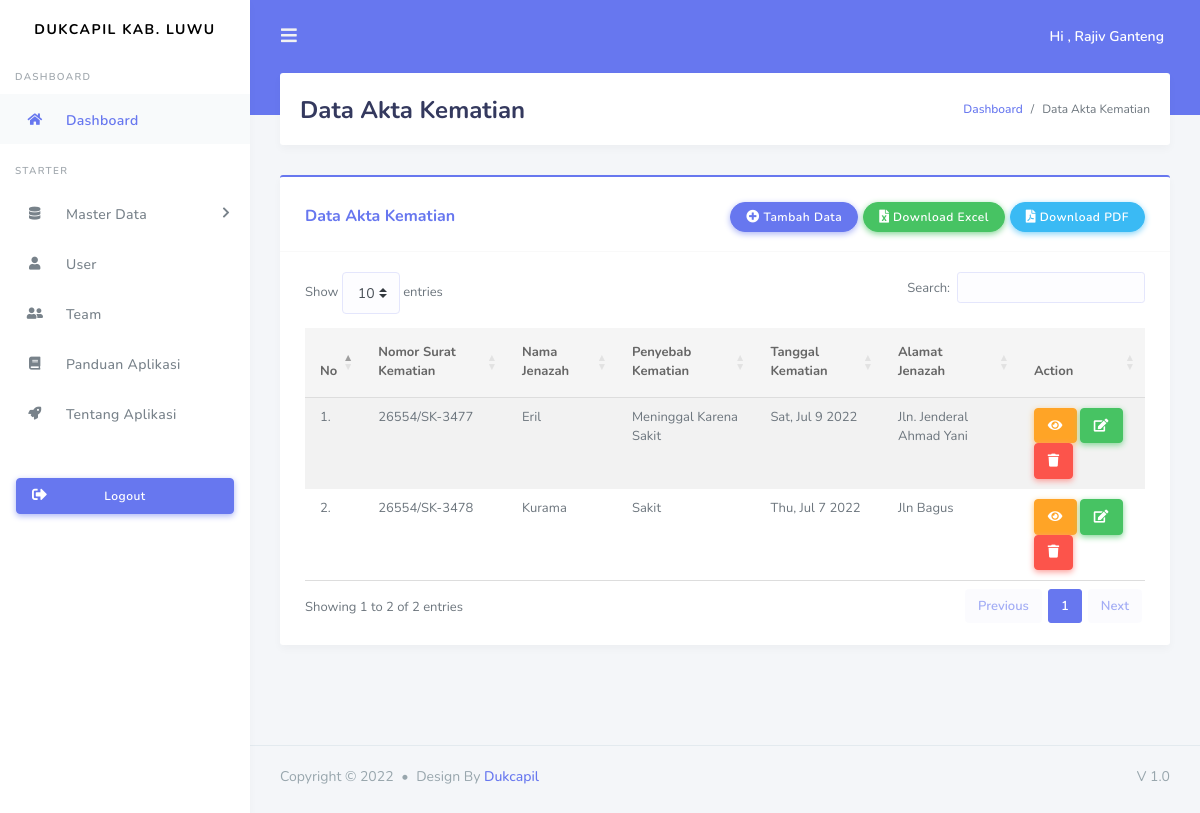
The app's page /kematian.php (signed in) with its own data.
### tables this page shows
CREATE TABLE `kematian` (
  `id_kematian` int(11) NOT NULL,
  `surat_kematian` varchar(50) NOT NULL,
  `nama_jenazah` varchar(50) NOT NULL,
  `surat_pernyataan` varchar(50) NOT NULL,
  `tanggal_kematian` date NOT NULL,
  `alamat` varchar(50) NOT NULL
);

### config/controller.php (called while the page is built, shortened)
<?php
function select($query)
{
    global $db;
    $result = mysqli_query($db, $query);
    $rows = [];
    while ($row = mysqli_fetch_assoc($result)) {
        $rows[] = $row;
    }
    return $rows;
}

### kematian.php (the view, shortened to what this page needs)
<?php
include "layout/header.php";
$data_kematian = select("SELECT * FROM kematian");
?>
<div class="main-content">
    <section class="section">
        <div class="section-header">
            <h1>Data Akta Kematian</h1>
            <div class="section-header-breadcrumb">
                <div class="breadcrumb-item active"><a href="index.php">Dashboard</a></div>
                <div class="breadcrumb-item">Data Akta Kematian</div>
            </div>
        </div>
        <div class="section-body">
            <div class="section-body">
                <div class="card card-primary">
                    <div class="card-header" style="margin-top: 5px;">
                        <h4>Data Akta Kematian</h4>
                        <?php if ($_SESSION['level'] != 3) : ?>
                            <button type="button" class="btn btn-primary" data-toggle="modal" data-target="#modalTambah">
                                <i class="fas fa-plus-circle"></i> Tambah Data
                            </button>
                            <a href="download-excel-kematian.php" class="btn btn-success" style="margin-left: 5px;">
                                <i class="fas fa-file-excel"></i> Download Excel
                            </a>
                            <a href="pdf/download-pdf-kematian.php" class="btn btn-info" style="margin-left: 5px;">
                                <i class="fas fa-file-pdf"></i> Download PDF
                            </a>
                        <?php endif; ?>
                    </div>
                    <div class="card-body table-responsive">
                        <table class="table table-striped table-md" id="table1">
                            <thead>
                                <tr align="center">
                                    <th>No</th>
                                    <th>Nomor Surat Kematian</th>
                                    <th>Nama Jenazah</th>
                                    <th>Penyebab Kematian</th>
                                    <th>Tanggal Kematian</th>
                                    <th>Alamat Jenazah</th>
                                    <?php if ($_SESSION['level'] != 3) : ?>
                                        <th>Action</th>
                                    <?php endif; ?>
                                </tr>
                            </thead>
                            <tbody>
                                <?php
                                $no = 1;
                                ?>
                                <?php foreach ($data_kematian as $kematian) : ?>
                                    <tr>
                                        <td><?= $no++ . '.'; ?></td>
                                        <td><?= $kematian['surat_kematian']; ?></td>
                                        <td><?= $kematian['nama_jenazah']; ?></td>
                                        <td><?= $kematian['surat_pernyataan']; ?></td>
                                        <td><?= date('D, M j Y', strtotime($kematian['tanggal_kematian'])); ?></td>
                                        <td><?= $kematian['alamat']; ?></td>
                                        <?php if ($_SESSION['level'] != 3) : ?>
                                            <td>
                                                <button type="button" class="btn btn-warning" data-toggle="modal" data-target="#modalView<?= $kematian['id_kematian']; ?>"><i class="fas fa-eye"></i></button>
                                                <button type="button" class="btn btn-success" data-toggle="modal" data-target="#modalUbah<?= $kematian['id_kematian']; ?>"><i class="fas fa-edit"></i></button>
                                                <button type="button" class="btn btn-danger" data-toggle="modal" data-target="#modalHapus<?= $kematian['id_kematian']; ?>"><i class="fas fa-trash"></i></button>
                                            <?php endif; ?>
                                            </td>
                                    </tr>
                                <?php endforeach; ?>
                            </tbody>
                        </table>
                    </div>
                </div>
            </div>
        </div>
    </section>
</div>
<?php
include "layout/footer.php";
?>

### records on screen
kematian: surat_kematian "26554/SK-3477", nama_jenazah "Eril", surat_pernyataan "Meninggal Karena Sakit", tanggal_kematian "Sat, Jul 9 2022", alamat "Jln. Jenderal Ahmad Yani"
kematian: surat_kematian "26554/SK-3478", nama_jenazah "Kurama", surat_pernyataan "Sakit", tanggal_kematian "Thu, Jul 7 2022", alamat "Jln Bagus"

### other values on screen
$_SESSION['nama_user'] "Rajiv Ganteng"
